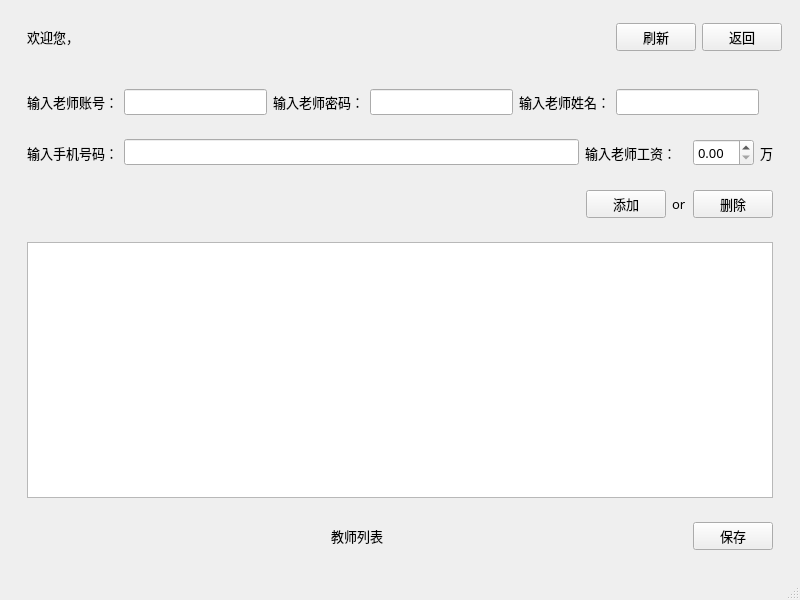
<?xml version="1.0" encoding="UTF-8"?>
<ui version="4.0">
 <class>Manager_tea</class>
 <widget class="QMainWindow" name="Manager_tea">
  <property name="geometry">
   <rect>
    <x>0</x>
    <y>0</y>
    <width>800</width>
    <height>600</height>
   </rect>
  </property>
  <property name="font">
   <font>
    <family>楷体</family>
    <pointsize>10</pointsize>
   </font>
  </property>
  <property name="windowTitle">
   <string>管理教师信息</string>
  </property>
  <widget class="QWidget" name="centralwidget">
   <layout class="QGridLayout" name="gridLayout">
    <item row="0" column="0">
     <widget class="QWidget" name="widget_3" native="true">
      <layout class="QVBoxLayout" name="verticalLayout_2">
       <item>
        <widget class="QWidget" name="widget_2" native="true">
         <layout class="QHBoxLayout" name="horizontalLayout">
          <item>
           <widget class="QLabel" name="label">
            <property name="text">
             <string>欢迎您，</string>
            </property>
           </widget>
          </item>
          <item>
           <widget class="QLabel" name="label_3">
            <property name="text">
             <string/>
            </property>
           </widget>
          </item>
         </layout>
        </widget>
       </item>
      </layout>
     </widget>
    </item>
    <item row="0" column="1">
     <spacer name="horizontalSpacer_24">
      <property name="orientation">
       <enum>Qt::Horizontal</enum>
      </property>
      <property name="sizeHint" stdset="0">
       <size>
        <width>105</width>
        <height>20</height>
       </size>
      </property>
     </spacer>
    </item>
    <item row="0" column="2">
     <spacer name="horizontalSpacer_23">
      <property name="orientation">
       <enum>Qt::Horizontal</enum>
      </property>
      <property name="sizeHint" stdset="0">
       <size>
        <width>105</width>
        <height>20</height>
       </size>
      </property>
     </spacer>
    </item>
    <item row="0" column="3">
     <widget class="QWidget" name="widget_10" native="true">
      <layout class="QHBoxLayout" name="horizontalLayout_2">
       <item>
        <spacer name="horizontalSpacer_13">
         <property name="orientation">
          <enum>Qt::Horizontal</enum>
         </property>
         <property name="sizeHint" stdset="0">
          <size>
           <width>40</width>
           <height>20</height>
          </size>
         </property>
        </spacer>
       </item>
       <item>
        <spacer name="horizontalSpacer_5">
         <property name="orientation">
          <enum>Qt::Horizontal</enum>
         </property>
         <property name="sizeHint" stdset="0">
          <size>
           <width>40</width>
           <height>20</height>
          </size>
         </property>
        </spacer>
       </item>
       <item>
        <spacer name="horizontalSpacer_12">
         <property name="orientation">
          <enum>Qt::Horizontal</enum>
         </property>
         <property name="sizeHint" stdset="0">
          <size>
           <width>40</width>
           <height>20</height>
          </size>
         </property>
        </spacer>
       </item>
       <item>
        <spacer name="horizontalSpacer_6">
         <property name="orientation">
          <enum>Qt::Horizontal</enum>
         </property>
         <property name="sizeHint" stdset="0">
          <size>
           <width>40</width>
           <height>20</height>
          </size>
         </property>
        </spacer>
       </item>
       <item>
        <spacer name="horizontalSpacer_3">
         <property name="orientation">
          <enum>Qt::Horizontal</enum>
         </property>
         <property name="sizeHint" stdset="0">
          <size>
           <width>40</width>
           <height>20</height>
          </size>
         </property>
        </spacer>
       </item>
       <item>
        <widget class="QPushButton" name="pushButton_4">
         <property name="text">
          <string>刷新</string>
         </property>
        </widget>
       </item>
       <item>
        <widget class="QPushButton" name="pushButton">
         <property name="text">
          <string>返回</string>
         </property>
        </widget>
       </item>
      </layout>
     </widget>
    </item>
    <item row="1" column="0" colspan="4">
     <widget class="QWidget" name="widget_6" native="true">
      <layout class="QVBoxLayout" name="verticalLayout_3">
       <item>
        <widget class="QWidget" name="widget_11" native="true">
         <layout class="QHBoxLayout" name="horizontalLayout_7">
          <item>
           <widget class="QLabel" name="label_13">
            <property name="font">
             <font>
              <family>楷体</family>
              <pointsize>10</pointsize>
             </font>
            </property>
            <property name="text">
             <string>输入老师账号：</string>
            </property>
           </widget>
          </item>
          <item>
           <widget class="QLineEdit" name="account0"/>
          </item>
          <item>
           <widget class="QLabel" name="label_14">
            <property name="text">
             <string>输入老师密码：</string>
            </property>
           </widget>
          </item>
          <item>
           <widget class="QLineEdit" name="password0"/>
          </item>
          <item>
           <widget class="QLabel" name="label_15">
            <property name="text">
             <string>输入老师姓名：</string>
            </property>
           </widget>
          </item>
          <item>
           <widget class="QLineEdit" name="name0"/>
          </item>
          <item>
           <widget class="QLabel" name="label_16">
            <property name="text">
             <string/>
            </property>
           </widget>
          </item>
         </layout>
        </widget>
       </item>
       <item>
        <widget class="QWidget" name="widget_8" native="true">
         <layout class="QHBoxLayout" name="horizontalLayout_5">
          <item>
           <widget class="QLabel" name="label_10">
            <property name="text">
             <string>输入手机号码：</string>
            </property>
           </widget>
          </item>
          <item>
           <widget class="QLineEdit" name="phone0"/>
          </item>
          <item>
           <widget class="QLabel" name="label_11">
            <property name="text">
             <string>输入老师工资：   </string>
            </property>
           </widget>
          </item>
          <item>
           <widget class="QDoubleSpinBox" name="salary0"/>
          </item>
          <item>
           <widget class="QLabel" name="label_9">
            <property name="text">
             <string>万</string>
            </property>
           </widget>
          </item>
         </layout>
        </widget>
       </item>
       <item>
        <widget class="QWidget" name="widget_9" native="true">
         <layout class="QHBoxLayout" name="horizontalLayout_6">
          <item>
           <spacer name="horizontalSpacer">
            <property name="orientation">
             <enum>Qt::Horizontal</enum>
            </property>
            <property name="sizeHint" stdset="0">
             <size>
              <width>40</width>
              <height>20</height>
             </size>
            </property>
           </spacer>
          </item>
          <item>
           <widget class="QPushButton" name="pushButton_2">
            <property name="text">
             <string>添加</string>
            </property>
           </widget>
          </item>
          <item>
           <widget class="QLabel" name="label_12">
            <property name="text">
             <string>or</string>
            </property>
           </widget>
          </item>
          <item>
           <widget class="QPushButton" name="pushButton_3">
            <property name="text">
             <string>删除</string>
            </property>
           </widget>
          </item>
         </layout>
        </widget>
       </item>
       <item>
        <widget class="QWidget" name="widget_4" native="true">
         <layout class="QVBoxLayout" name="verticalLayout_4">
          <item>
           <widget class="QTableView" name="TeatableView">
            <property name="minimumSize">
             <size>
              <width>746</width>
              <height>236</height>
             </size>
            </property>
           </widget>
          </item>
         </layout>
        </widget>
       </item>
       <item>
        <widget class="QWidget" name="widget_5" native="true">
         <layout class="QHBoxLayout" name="horizontalLayout_3">
          <item>
           <spacer name="horizontalSpacer_7">
            <property name="orientation">
             <enum>Qt::Horizontal</enum>
            </property>
            <property name="sizeHint" stdset="0">
             <size>
              <width>40</width>
              <height>20</height>
             </size>
            </property>
           </spacer>
          </item>
          <item>
           <widget class="QLabel" name="label_6">
            <property name="text">
             <string>教师列表</string>
            </property>
           </widget>
          </item>
          <item>
           <spacer name="horizontalSpacer_8">
            <property name="orientation">
             <enum>Qt::Horizontal</enum>
            </property>
            <property name="sizeHint" stdset="0">
             <size>
              <width>40</width>
              <height>20</height>
             </size>
            </property>
           </spacer>
          </item>
          <item>
           <widget class="QPushButton" name="save">
            <property name="text">
             <string>保存</string>
            </property>
           </widget>
          </item>
         </layout>
        </widget>
       </item>
      </layout>
     </widget>
    </item>
   </layout>
  </widget>
  <widget class="QMenuBar" name="menubar">
   <property name="geometry">
    <rect>
     <x>0</x>
     <y>0</y>
     <width>800</width>
     <height>26</height>
    </rect>
   </property>
  </widget>
  <widget class="QStatusBar" name="statusbar"/>
 </widget>
 <resources/>
 <connections/>
</ui>
